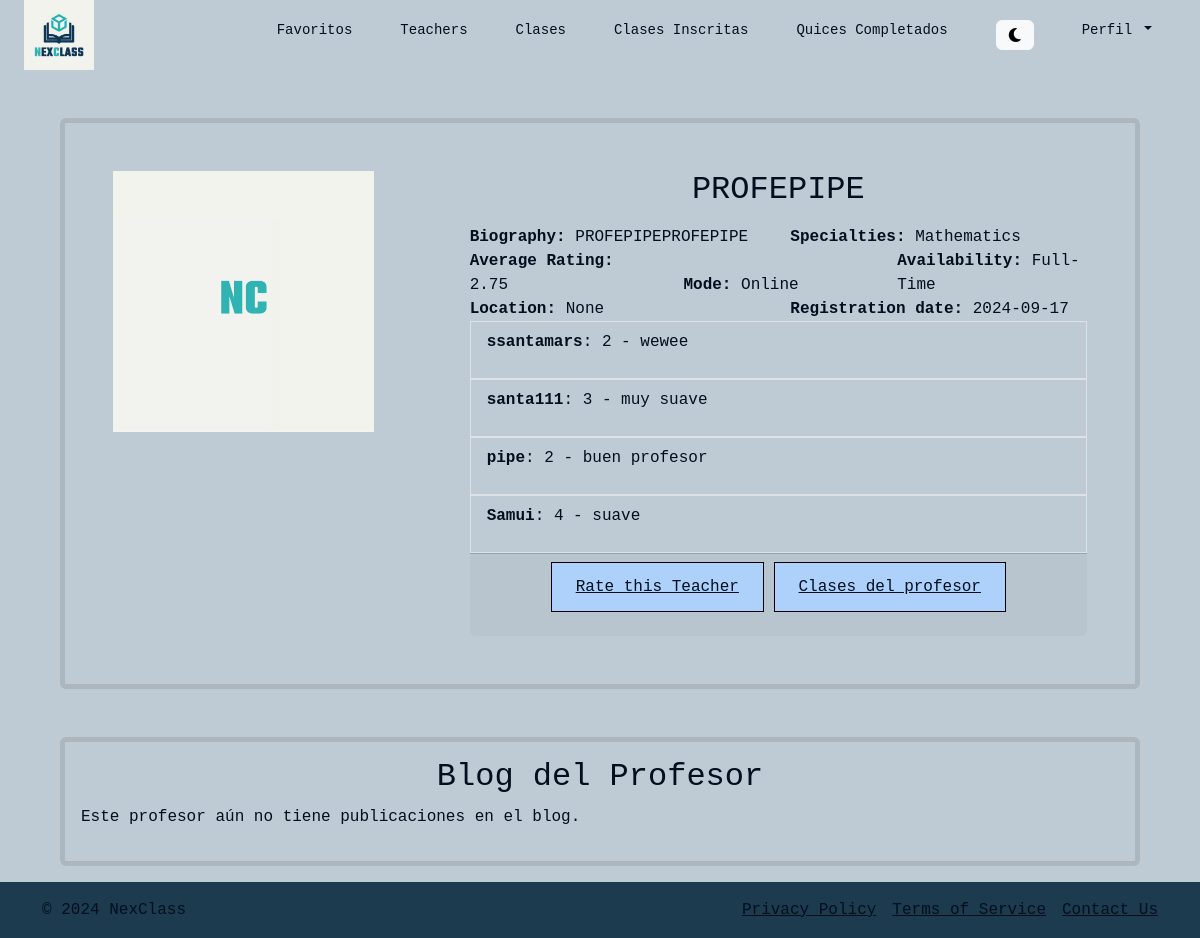
/teachers/4 (signed in), run on the app's committed database.
### users/models.py (models this page shows, shortened)
class Teacher(models.Model):
    user = models.OneToOneField(User, on_delete=models.CASCADE)
    specialties = models.CharField(
        max_length=50,
        choices=Specialties.choices
    )
    biography = models.TextField()
    average_rating = models.FloatField(default=0.0)
    availability = models.CharField(
        max_length=50,
        choices=Availability.choices
    )
    mode = models.CharField(
        max_length=50,
        choices=Mode.choices
    )
    def average_rating(self):
        ratings = self.ratings.all()
        if ratings:
            return sum([rating.rating for rating in ratings]) / ratings.count()
        return 0

class User(AbstractBaseUser, PermissionsMixin):
    user_id = models.AutoField(primary_key=True)
    name = models.CharField(max_length=255)
    username = models.CharField(max_length=150, unique=True)
    email = models.EmailField(unique=True)
    password = models.CharField(max_length=128)
    user_type = models.CharField(
        max_length=10,
        choices=UserType.choices
    )
    registration_date = models.DateTimeField(auto_now_add=True)
    profile_picture = models.ImageField(upload_to='profile_photos/', default='profile_photos/default_profile.png',
                                        null=True, blank=True)
    address = models.CharField(max_length=255, null=True, blank=True)
    profile_complete = models.BooleanField(default=False)
    is_active = models.BooleanField(default=True)
    is_staff = models.BooleanField(default=False)
    objects = UserManager()
    USERNAME_FIELD = 'username'
    REQUIRED_FIELDS = ['email', 'name']

class Student(models.Model):
    user = models.OneToOneField(User, on_delete=models.CASCADE)

### reviews/models.py (models this page shows)
class TeacherRating(models.Model):
    teacher = models.ForeignKey(Teacher, on_delete=models.CASCADE, related_name='ratings')
    student = models.ForeignKey(Student, on_delete=models.CASCADE)
    rating = models.PositiveIntegerField()
    comment = models.TextField(null=True, blank=True)
    created_at = models.DateTimeField(auto_now_add=True)
    class Meta:
        unique_together = ('teacher', 'student')  # Un estudiante solo puede calificar a un profesor una vez

### search/views.py (the view)
# urls.py: path('teachers/<int:teacher_id>', views.teachers_detail, name='teachers_detail'),
@login_required()
def teachers_detail(request, teacher_id):
    teacher = get_object_or_404(Teacher, id=teacher_id)
    ratings = teacher.ratings.all()
    blog_posts = BlogPost.objects.filter(teacher=teacher)
    return render(request, 'teachers_detail.html', {
        'teacher': teacher,
        'ratings': ratings,
        'average_rating': teacher.average_rating(),
        'blog_posts': blog_posts,
    })

### search/templates/teachers_detail.html (shortened to what this page needs)
{% extends 'navbar.html' %}
{% block content %}
    <div class="container-fluid">
        <div class="card mb-3 m-5 border border-dark-subtle bg-transparent border-5">
            <div class="row g-0">
                <div class="col-md-4">
                    <img src="{{ teacher.user.profile_picture.url }}" class="img-fluid rounded-start p-5" alt="user image">
                </div>
                <div class="col-md-8 p-5">
                    <div class="card-body text_custom p-0 m-0 ">
                        <h2 class="card-title text-center mb-3"> {{ teacher.user.username }} </h2>
                            <div class="row align-items-end">
                                <div class="col ">
                                    <strong>Biography:</strong> {{ teacher.biography }}
                                </div>
                                <div class="col ">
                                    <strong>Specialties:</strong> {{ teacher.get_specialties_display }}
                                </div>
                            </div>
                            <div class="row align-items-end">
                                <div class="col ">
                                    <strong>Average Rating:</strong> {{ average_rating }}
                                </div>
                                <div class="col ">
                                    <strong>Mode:</strong> {{ teacher.get_mode_display }}
                                </div>
                                <div class="col ">
                                    <strong>Availability:</strong> {{ teacher.get_availability_display }}
                                </div>
                            </div>
                            <div class="row align-items-end">
                                <div class="col ">
                                    <strong>Location:</strong> {{ teacher.user.address }}
                                </div>
                                <div class="col ">
                                    <strong>Registration date:</strong> {{ teacher.user.registration_date|date:"Y-m-d" }}
                                </div>
                            </div>
                            <div class="row align-items-end">
                                <div class="col ">
                                    <ul class="list-group list-group-flush ">
                                        {% for rating in ratings %}
                                            <li class="list-group-item bg-transparent border"> <p class="text_custom"><strong>{{ rating.student.user.username }}</strong>: {{ rating.rating }} - {{ rating.comment }}</p></li>
                                        {% empty %}
                                            <p class="text_custom">No ratings yet.</p>
                                        {% endfor %}
                                    </ul>
                                </div>
                            </div>
                            <div class="card-footer text-center">
                                <a href="{% url 'rate_teacher' teacher.id %}" class="button-custom-two mb-3">Rate this Teacher</a>
                                <a href="{% url 'student_classes_teacher' teacher.id %}" class="button-custom-two mb-3">Clases del profesor</a>
                            </div>
                    </div>
                </div>
            </div>
        </div>
        <div class="card mb-3 m-5 border border-dark-subtle bg-transparent border-5">
            <div class="card-body text_custom">
                <h2 class="card-title text-center"> Blog del Profesor </h2>
                <ul class="list-group list-group-flush">
                    {% for post in blog_posts %}
                        <li class="list-group-item bg-transparent border">
                            <h3>{{ post.title }}</h3>
                            <p>{{ post.content|truncatewords:30 }}</p>
                            {% if post.url %}
                                <p><a href="{{ post.url }}" target="_blank" class="btn btn-info btn-sm">Ver Enlace Relacionado</a></p>
                            {% endif %}
                            <a href="{% url 'view_blog_post' post.id %}" class="btn btn-primary btn-sm">Leer más</a>
                        </li>
                    {% empty %}
                        <p class="text_custom">Este profesor aún no tiene publicaciones en el blog.</p>
                    {% endfor %}
                </ul>
            </div>
        </div>
    </div>
{% endblock content %}

### NextClassProject/static/styles/global.css (style rules this page uses)
h1, h2, h3, h4, h5, h6 { font-family: "Space Mono", monospace; color: var(--text-color); }
.text_custom { color: var(--text-color); }
.button-custom-two { background-color: var(--button-bg-color-two); color: var(--button-text-color); border: 0.5px solid var(--border-color); border-radius: 0; padding: 12px 24px; text-align: center; display: inline-block; font-size: 16px; cursor: pointer; transition: background-color 0.3s, color 0.3s; }
a { gap: 2px; color: var(--text-color); }

### data on the page
Teacher: user.profile_picture (placeholder picture), user.username "PROFEPIPE", biography "PROFEPIPEPROFEPIPE", specialties "Mathematics", mode "Online", availability "Full-Time", user.address "None", user.registration_date "2024-09-17"
TeacherRating: student.user.username "ssantamars", rating "2", comment "wewee"
TeacherRating: student.user.username "santa111", rating "3", comment "muy suave"
TeacherRating: student.user.username "pipe", rating "2", comment "buen profesor"
TeacherRating: student.user.username "Samui", rating "4", comment "suave"

### other printed values
{{ average_rating }} "2.75"
